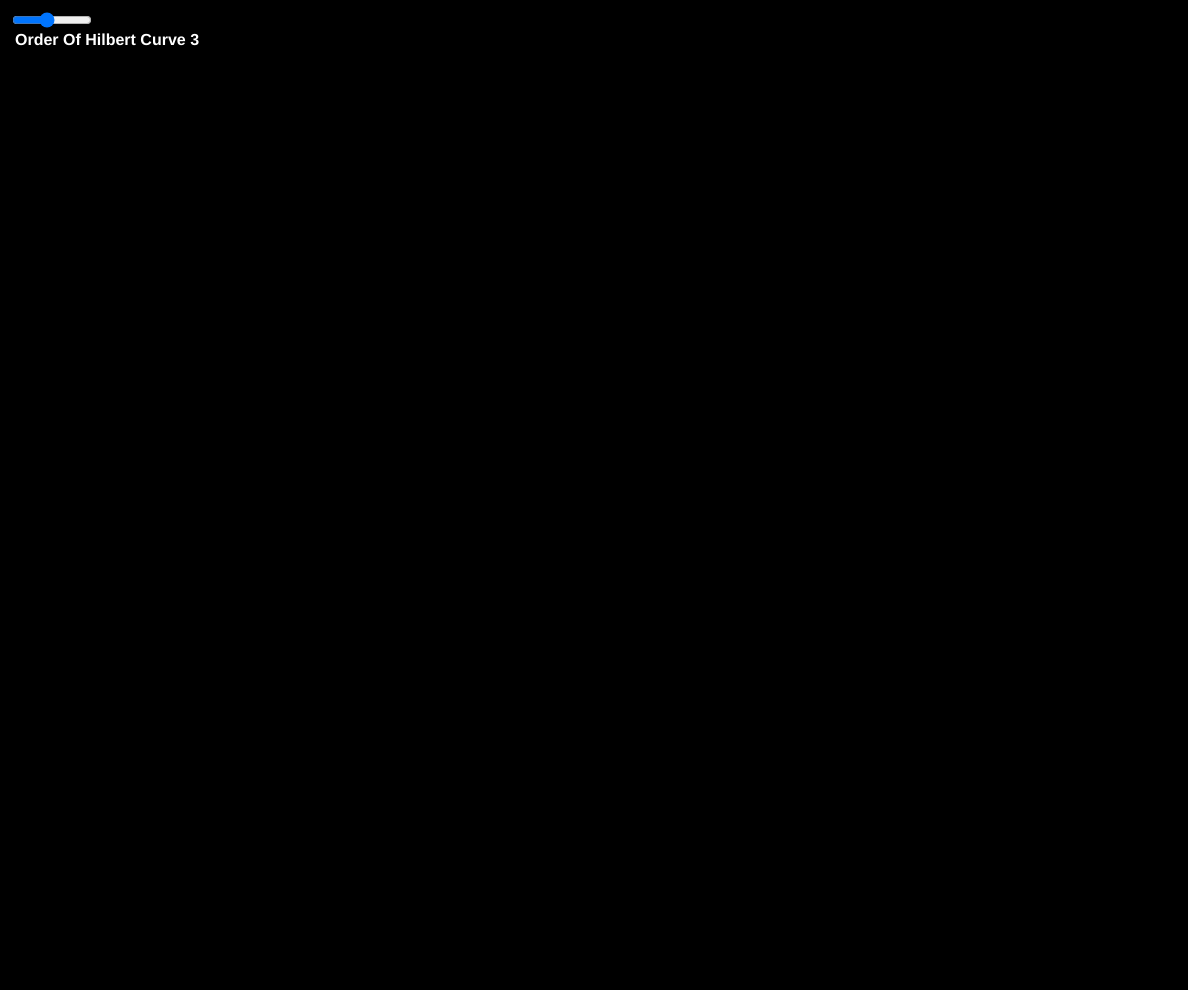
Frame 1 (no input)
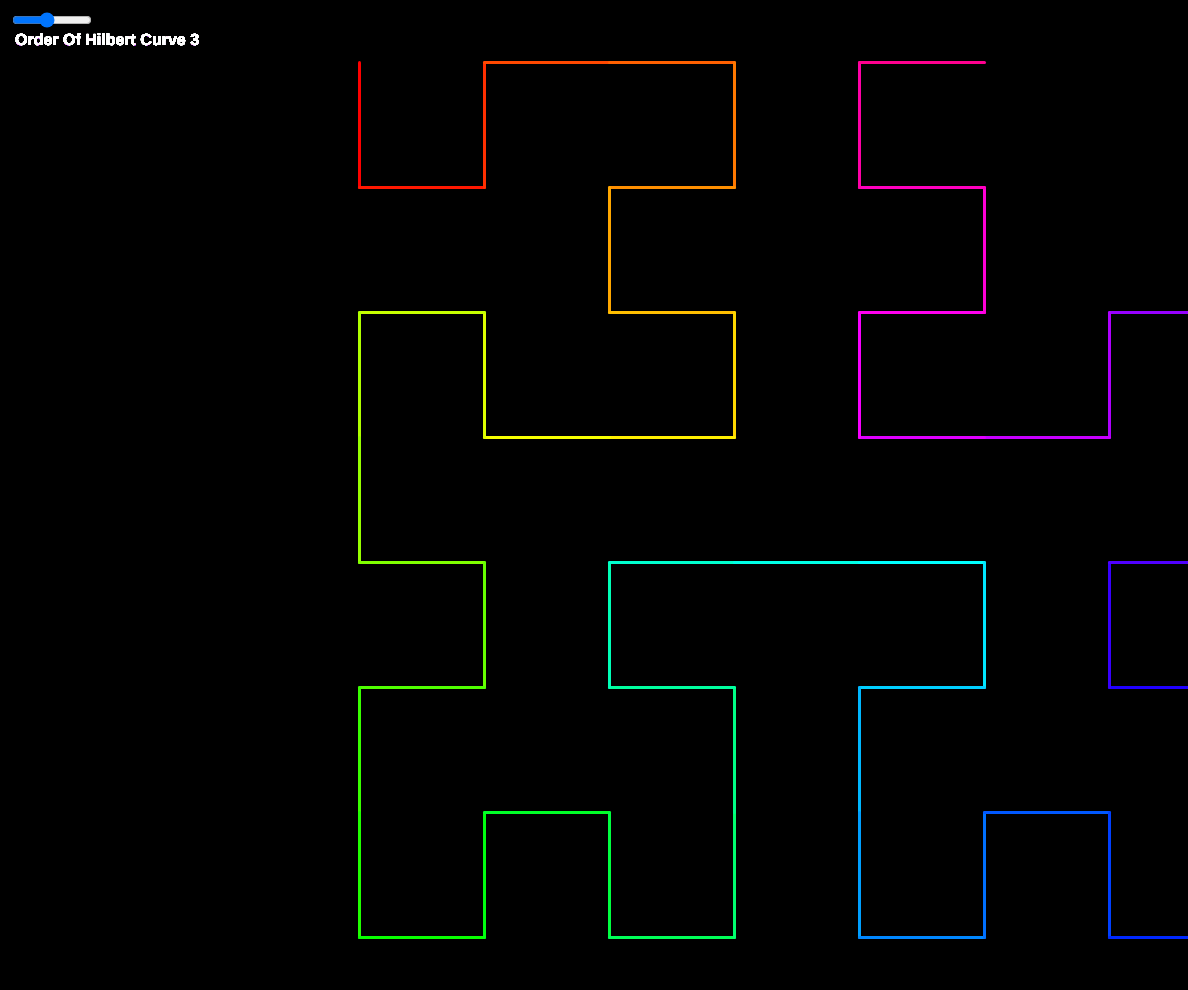
Frame 60 (no input)
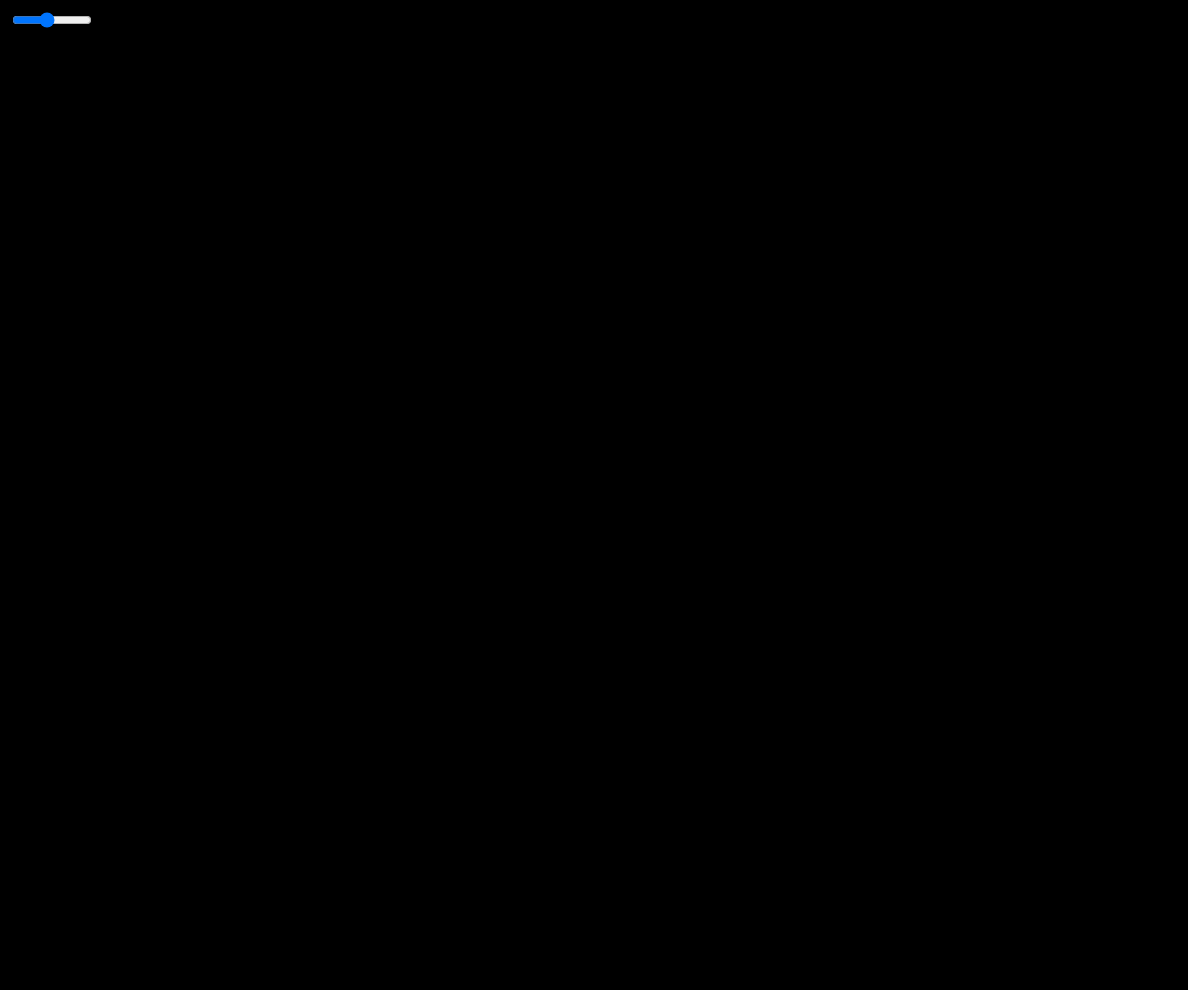
Frame 120 (the mouse pressed at the canvas centre since frame 60)

The p5.js sketch that drew these frames (run headless with seeded random() and noise() and a simulated clock; from frame 60 on, the mouse is pressed at the canvas centre):

// p5.js sketch
// ── sketch.js
class Hilbert{
  constructor(order){
    this.order = order;
  }
  point(i){
    const points = [[0,0]
              ,[0,1]
              ,[1,1]
              ,[1,0]];
    var index = i&3;
    var mapping = points[index];
    for (let x=1; x<this.order; x++){
      let offset = Math.pow(2, x);
      i = i>>2;
      index = i&3;
      if (index===0){
        const temp = mapping[0];
        mapping[0] = mapping[1];
        mapping[1] = temp;
      }
      if (index===1){
        mapping[1] += offset;
      }
      if (index===2){
        mapping[0] += offset;
        mapping[1] += offset;
      }
      if (index===3){
        const temp = offset - 1 - mapping[0];
        mapping[0] = offset - 1 - mapping[1];
        mapping[1] = temp;
        mapping[0] += offset;
      }
    }
    return mapping;
  }
}

let slider;
let order;
let size = Math.pow(2, order);
let scale = N/size;
var N ;
let counter =0;
let i=0;
let hilbert = new Hilbert(order);;

setup = function(){
    
    
    N = min(windowWidth, windowHeight);
    createCanvas(windowWidth*0.99, windowHeight*0.99);
    slider = createSlider(0, 7, 3, 1);
    slider.position(10, 10);
    slider.style('width', '80px');
    slider.input(updateOrder);
    scale = N/size;
    fill('#fff');
    textSize(16);
    textStyle(BOLD);
    order = slider.value();
    size = Math.pow(2, order);
    scale = N/size;
    counter = 0;
    i=0;
    hilbert = new Hilbert(order);
    colorMode(HSB, 360, 255, 255);
    background(0);
}

function updateOrder(){
  background(0);
  order = slider.value();
  size = Math.pow(2, order);
  scale = N/size;
  counter = 0;
  i=0;
  hilbert = new Hilbert(order);
}


draw = function(){
    // let val = slider.value();
    
    fill('#fff');
    textSize(16);
    textStyle(BOLD);
    strokeWeight(0);
    text(`Order Of Hilbert Curve ${slider.value()}`, slider.x + 5 ,45);
    stroke(255);
    strokeWeight(3);
    noFill();
    for(; i<min(counter, size*size-1); i++){
      let [x1, y1] = hilbert.point(i);
      let [x2, y2] = hilbert.point(i+1);  
      let h = map(i, 0, size*size, 0, 360);
      stroke(h, 255, 255);
      line(x1*scale+scale/2+width/4, y1*scale+scale/2, x2*scale+scale/2+width/4, y2*scale+scale/2);
    }
    counter+=1;
    if (counter >= size*size) {
      setTimeout(() => {background(0);i=0; counter = 0;}, 1000);
    }
}
